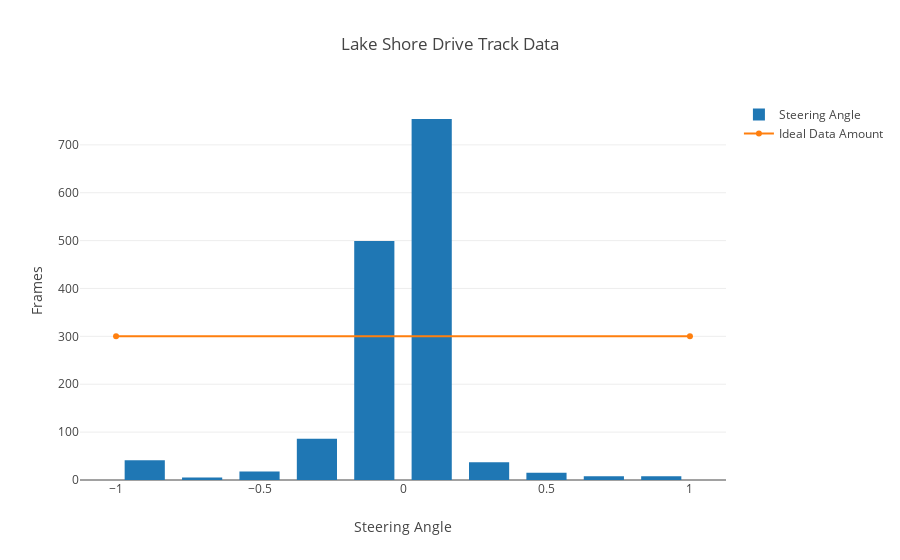

Notebook code cell kept with this figure:
### Code cell
import numpy as np
import pandas as pd
import matplotlib.pyplot as plt
import plotly.graph_objs as go
import plotly.figure_factory as FF
from plotly import __version__
from plotly.offline import download_plotlyjs, init_notebook_mode, plot,iplot

#Always run this the command before at the start of notebook
init_notebook_mode(connected=True)
import plotly.graph_objs as go

#Read in data
df = pd.read_csv('LSD_earlyData.csv')
#select correct column for csv
angle_list=df['angle']

#create a numpy histogram from the data
hist_data = np.histogram(angle_list)
#define bin sizes for histogram based on dataset
binsize = hist_data[1][1] - hist_data[1][0]


trace1 = go.Histogram(
    x=angle_list,
    histnorm='count',
    name='Steering Angle',
    autobinx=False,
    xbins=dict(
        start=hist_data[1][0],
        end=hist_data[1][-1],
        size=binsize
    )
)

trace2 = go.Scatter(
    name='Ideal Data Amount',
    y=[300,300],
    x=[-1,1]
)

data = [trace1,trace2]
layout = go.Layout(
    bargroupgap=0.3,
    title='Lake Shore Drive Track Data',
    xaxis=dict(title='Steering Angle'),
    yaxis=dict(title='Frames')
)
fig = go.Figure(data=data, layout=layout)
iplot(fig)

### Figure 1 — Plotly figure (JSON) as saved in the notebook; plotly's stock layout.template omitted (floating-point values rounded to 4 significant figures; data arrays with more than 128 entries replaced by an {"elided": "..."} marker saying what was removed)
{"data": [{"autobinx": false, "histnorm": "count", "name": "Steering Angle", "type": "histogram", "x": {"elided": "1509 float values"}, "xbins": {"end": 1, "size": 0.2, "start": -1}}, {"name": "Ideal Data Amount", "type": "scatter", "x": [-1, 1], "y": [300, 300]}], "layout": {"bargroupgap": 0.3, "title": "Lake Shore Drive Track Data", "xaxis": {"title": "Steering Angle"}, "yaxis": {"title": "Frames"}}}
